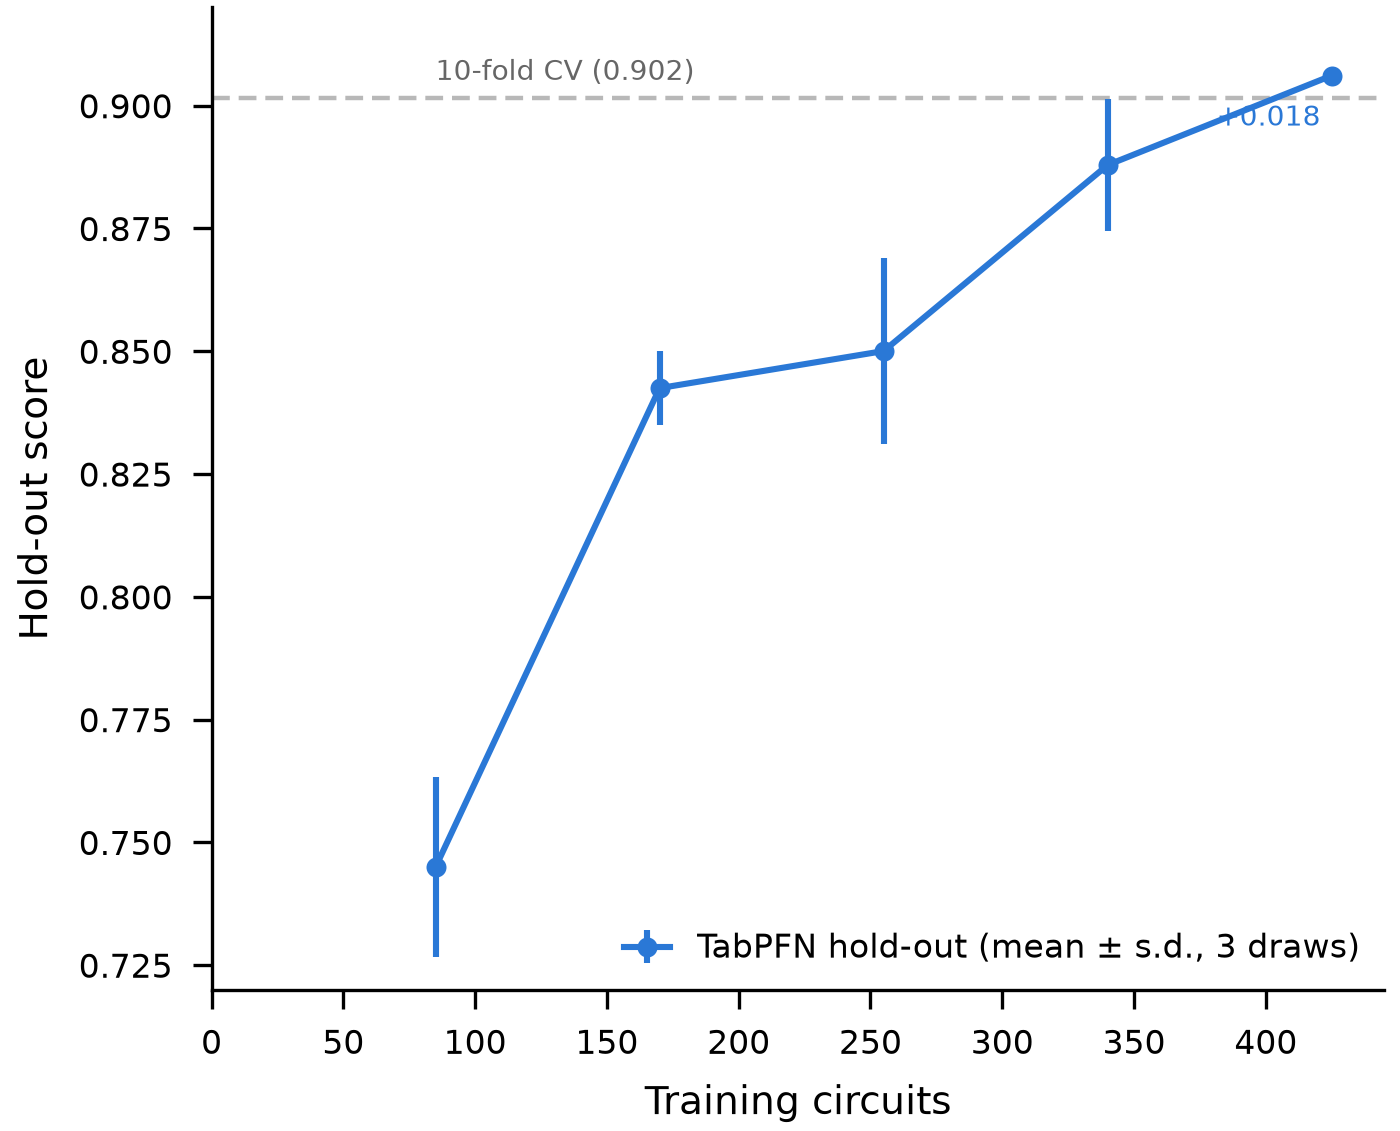

Reproduce this figure in Python.
"""Learning-curve figure: TabPFN hold-out score vs number of training circuits.

House style mirrors the manuscript figures (single-column width, 7/6/5 pt type
scale, no top/right spines, blue series, dashed gray reference, saved as both
.pdf and .png cropped to content). Data is read from sweep_results.json, written
by model_sweep.py (32-feature set, fixed 20%-circuit hold-out, 3 random draws per
training fraction). A curve still rising at full data means the model is
data-limited, not at a feature ceiling.
"""
import json
from pathlib import Path

import matplotlib.pyplot as plt
import numpy as np
from matplotlib.transforms import Bbox

# --- house style ---
SINGLE_COLUMN = 3.5
LABEL_PT, TICK_PT, FINE_PT = 7, 6, 5
BLUE = "#2a78d6"
RULE = "0.72"
STYLE = {
    "figure.dpi": 150, "savefig.dpi": 400,
    "font.size": LABEL_PT, "axes.labelsize": LABEL_PT, "axes.titlesize": LABEL_PT,
    "xtick.labelsize": TICK_PT, "ytick.labelsize": TICK_PT, "legend.fontsize": TICK_PT,
    "legend.frameon": False, "axes.spines.top": False, "axes.spines.right": False,
    "axes.linewidth": 0.6, "xtick.major.width": 0.6, "ytick.major.width": 0.6,
    "lines.linewidth": 1.0, "lines.markersize": 3.5, "errorbar.capsize": 1.5,
    "pdf.fonttype": 42, "ps.fonttype": 42,
}

HERE = Path(__file__).resolve().parent
RESULTS = HERE / "sweep_results.json"


def save(figure, out: Path):
    out.parent.mkdir(parents=True, exist_ok=True)
    figure.canvas.draw()
    content = figure.get_tightbbox(figure.canvas.get_renderer())
    width, _ = figure.get_size_inches()
    crop = Bbox.from_extents(0.0, content.y0 - 0.02, width, content.y1 + 0.02)
    for suffix in (".pdf", ".png"):
        figure.savefig(out.with_suffix(suffix), bbox_inches=crop)


def main():
    data = json.loads(RESULTS.read_text())
    curve = data["curves"]["TabPFN"]
    circuits = np.array([p["n_circuits"] for p in curve])
    score = np.array([p["score"] for p in curve])
    std = np.array([p["std"] for p in curve])
    cv_ref = data["cv"]["TabPFN"]["oof"]
    gain = score[-1] - score[-2]

    plt.rcParams.update(STYLE)
    fig, ax = plt.subplots(figsize=(SINGLE_COLUMN, SINGLE_COLUMN * 0.82))

    ax.axhline(cv_ref, color=RULE, ls=(0, (4, 2)), lw=0.8, zorder=1)
    ax.annotate(f"10-fold CV ({cv_ref:.3f})", xy=(circuits[0], cv_ref),
                xytext=(0, 2), textcoords="offset points", fontsize=FINE_PT,
                color="0.4", va="bottom")

    ax.errorbar(circuits, score, yerr=std, color=BLUE, lw=1.1, marker="o",
                ms=3.6, mew=0.0, capsize=1.5, zorder=3,
                label="TabPFN hold-out (mean $\\pm$ s.d., 3 draws)")

    ax.annotate(f"+{gain:.3f}", xy=(circuits[-1], score[-1]), xytext=(-2, -9),
                textcoords="offset points", fontsize=FINE_PT, color=BLUE, ha="right")

    ax.set_xlabel("Training circuits")
    ax.set_ylabel("Hold-out score")
    lo = min(score.min() - 0.02, cv_ref - 0.02)
    ax.set_ylim(np.floor(lo * 50) / 50, np.ceil((cv_ref + 0.01) * 50) / 50)
    ax.set_xlim(0, circuits[-1] + 20)
    ax.legend(loc="lower right", handlelength=1.4, borderpad=0.2, labelspacing=0.3)
    fig.tight_layout(pad=0.4)

    save(fig, HERE / "learning_curve")
    print("wrote learning_curve.{pdf,png}")


if __name__ == "__main__":
    main()
